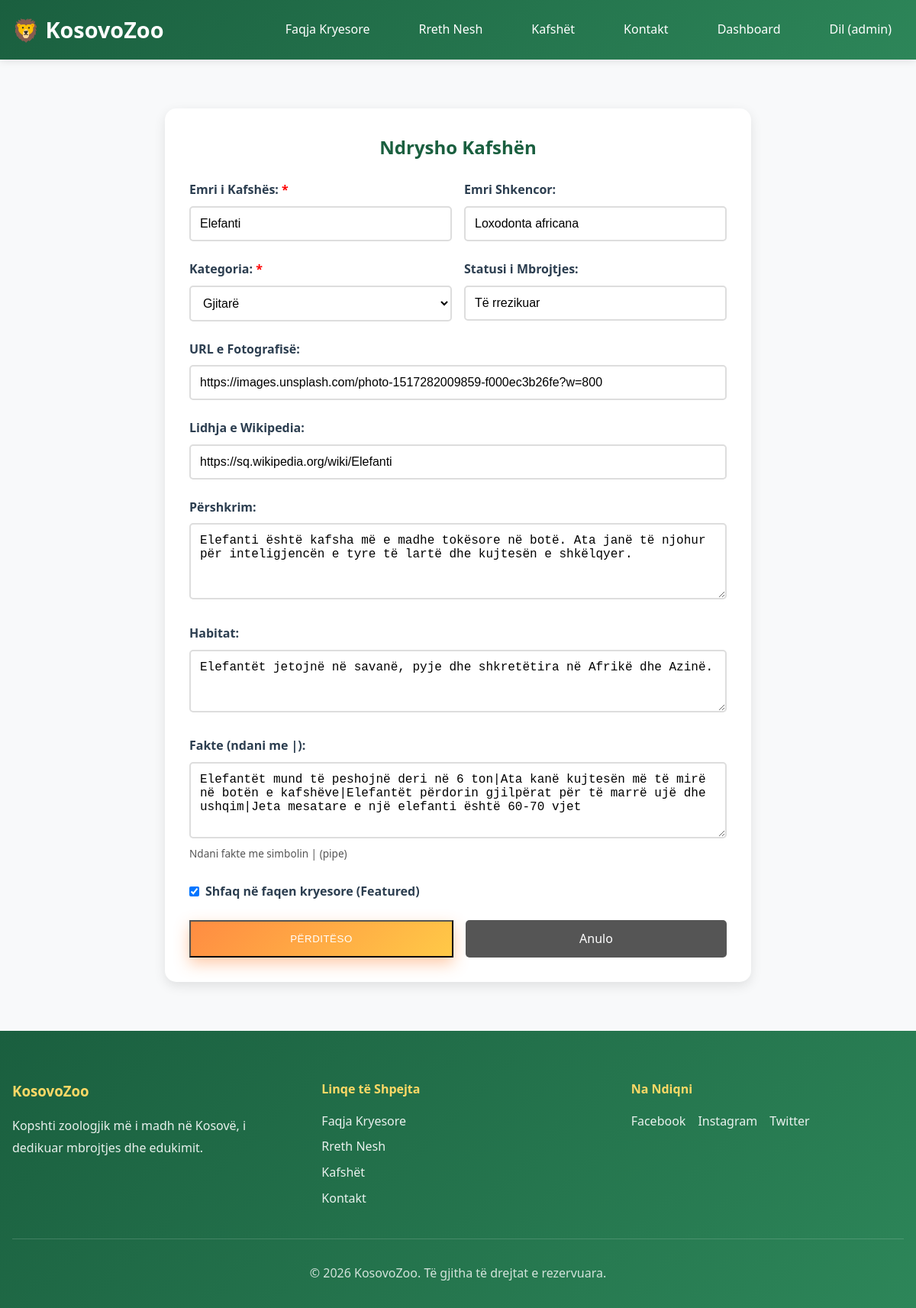
The page /admin/edit_animal.php?id=2 (signed in) on the database its author committed.
### tables this page shows
CREATE TABLE IF NOT EXISTS users (
    id INT AUTO_INCREMENT PRIMARY KEY,
    username VARCHAR(50) UNIQUE NOT NULL,
    email VARCHAR(100) UNIQUE NOT NULL,
    password VARCHAR(255) NOT NULL,
    role ENUM('admin', 'user') DEFAULT 'user',
    created_at TIMESTAMP DEFAULT CURRENT_TIMESTAMP
);

CREATE TABLE IF NOT EXISTS animals (
    id INT AUTO_INCREMENT PRIMARY KEY,
    name VARCHAR(100) NOT NULL,
    scientific_name VARCHAR(150),
    category VARCHAR(50) NOT NULL,
    image_url VARCHAR(500),
    wikipedia_link VARCHAR(500),
    description TEXT,
    habitat TEXT,
    conservation_status VARCHAR(100),
    facts TEXT,
    featured BOOLEAN DEFAULT 0,
    created_at TIMESTAMP DEFAULT CURRENT_TIMESTAMP,
    updated_at TIMESTAMP DEFAULT CURRENT_TIMESTAMP ON UPDATE CURRENT_TIMESTAMP
);

### config.php (called while the page is built, shortened)
<?php
$db_host = 'localhost';
$db_user = 'root';
$db_pass = '';
$db_name = 'zoo';
$conn = mysqli_connect($db_host, $db_user, $db_pass, $db_name);
mysqli_set_charset($conn, "utf8mb4");
function isLoggedIn() {
    return isset($_SESSION['user_id']);
}
function isAdmin() {
    return isset($_SESSION['role']) && $_SESSION['role'] === 'admin';
}
function getCurrentUser() {
    global $conn;
    $user_id = (int)$_SESSION['user_id'];
    $query = "SELECT id, username, email, role FROM users WHERE id = $user_id";
    $result = mysqli_query($conn, $query);
    return mysqli_fetch_assoc($result);
}

### admin/edit_animal.php (the view, shortened to what this page needs)
<?php
require_once __DIR__ . '/../config.php';
$animal_id = isset($_GET['id']) ? (int)$_GET['id'] : 0;
$query = "SELECT * FROM animals WHERE id = $animal_id";
$result = mysqli_query($conn, $query);
$animal = mysqli_fetch_assoc($result);
?>
<!DOCTYPE html>
<html lang="sq">
<head>
    <link rel="stylesheet" href="../styles.css">
</head>
<body>
    <?php
    include __DIR__ . '/../includes/header.php';
    ?>
    <section class="admin-form-section">
        <div class="permbajtje" style="max-width: 800px; margin: 0 auto;">
            <div style="background: white; padding: 2rem; border-radius: 15px; box-shadow: 0 5px 15px rgba(0,0,0,0.1); position: relative; z-index: 1;">
                <h2 style="text-align: center; color: var(--green-dark); margin-bottom: 1.5rem;">Ndrysho Kafshën</h2>
                <form method="POST" action="" style="position: relative; z-index: 10;">
                    <div style="display: grid; grid-template-columns: 1fr 1fr; gap: 1rem; margin-bottom: 1.5rem;">
                        <div>
                            <label style="display: block; margin-bottom: 0.5rem; color: var(--text-dark); font-weight: 600;">
                                Emri i Kafshës: <span style="color: red;">*</span>
                            </label>
                            <input type="text" name="name" required
                                   value="<?php echo htmlspecialchars($animal['name']); ?>"
                                   style="width: 100%; padding: 0.75rem; border: 2px solid #ddd; border-radius: 5px; font-size: 1rem; background: white;">
                        </div>
                        <div>
                            <label style="display: block; margin-bottom: 0.5rem; color: var(--text-dark); font-weight: 600;">
                                Emri Shkencor:
                            </label>
                            <input type="text" name="scientific_name"
                                   value="<?php echo htmlspecialchars($animal['scientific_name']); ?>"
                                   style="width: 100%; padding: 0.75rem; border: 2px solid #ddd; border-radius: 5px; font-size: 1rem; background: white;">
                        </div>
                    </div>
                    <div style="display: grid; grid-template-columns: 1fr 1fr; gap: 1rem; margin-bottom: 1.5rem;">
                        <div>
                            <label style="display: block; margin-bottom: 0.5rem; color: var(--text-dark); font-weight: 600;">
                                Kategoria: <span style="color: red;">*</span>
                            </label>
                            <select name="category" required
                                    style="width: 100%; padding: 0.75rem; border: 2px solid #ddd; border-radius: 5px; font-size: 1rem; background: white;">
                                <option value="Gjitarë" <?php echo $animal['category'] == 'Gjitarë' ? 'selected' : ''; ?>>Gjitarë</option>
                            </select>
                        </div>
                        <div>
                            <label style="display: block; margin-bottom: 0.5rem; color: var(--text-dark); font-weight: 600;">
                                Statusi i Mbrojtjes:
                            </label>
                            <input type="text" name="conservation_status"
                                   value="<?php echo htmlspecialchars($animal['conservation_status']); ?>"
                                   style="width: 100%; padding: 0.75rem; border: 2px solid #ddd; border-radius: 5px; font-size: 1rem; background: white;">
                        </div>
                    </div>
                    <div style="margin-bottom: 1.5rem;">
                        <label style="display: block; margin-bottom: 0.5rem; color: var(--text-dark); font-weight: 600;">
                            URL e Fotografisë:
                        </label>
                        <input type="url" name="image_url"
                               value="<?php echo htmlspecialchars($animal['image_url']); ?>"
                               style="width: 100%; padding: 0.75rem; border: 2px solid #ddd; border-radius: 5px; font-size: 1rem; background: white;">
                    </div>
                    <div style="margin-bottom: 1.5rem;">
                        <label style="display: block; margin-bottom: 0.5rem; color: var(--text-dark); font-weight: 600;">
                            Lidhja e Wikipedia:
                        </label>
                        <input type="url" name="wikipedia_link"
                               value="<?php echo htmlspecialchars($animal['wikipedia_link']); ?>"
                               style="width: 100%; padding: 0.75rem; border: 2px solid #ddd; border-radius: 5px; font-size: 1rem; background: white;">
                    </div>
                    <div style="margin-bottom: 1.5rem;">
                        <label style="display: block; margin-bottom: 0.5rem; color: var(--text-dark); font-weight: 600;">
                            Përshkrim:
                        </label>
                        <textarea name="description" rows="4"
                                  style="width: 100%; padding: 0.75rem; border: 2px solid #ddd; border-radius: 5px; font-size: 1rem; background: white; resize: vertical;"><?php echo htmlspecialchars($animal['description']); ?></textarea>
                    </div>
                    <div style="margin-bottom: 1.5rem;">
                        <label style="display: block; margin-bottom: 0.5rem; color: var(--text-dark); font-weight: 600;">
                            Habitat:
                        </label>
                        <textarea name="habitat" rows="3"
                                  style="width: 100%; padding: 0.75rem; border: 2px solid #ddd; border-radius: 5px; font-size: 1rem; background: white; resize: vertical;"><?php echo htmlspecialchars($animal['habitat']); ?></textarea>
                    </div>
                    <div style="margin-bottom: 1.5rem;">
                        <label style="display: block; margin-bottom: 0.5rem; color: var(--text-dark); font-weight: 600;">
                            Fakte (ndani me |):
                        </label>
                        <textarea name="facts" rows="4"
                                  style="width: 100%; padding: 0.75rem; border: 2px solid #ddd; border-radius: 5px; font-size: 1rem; background: white; resize: vertical;"><?php echo htmlspecialchars($animal['facts']); ?></textarea>
                        <small style="color: var(--text-medium); font-size: 0.85rem;">Ndani fakte me simbolin | (pipe)</small>
                    </div>
                    <div style="margin-bottom: 1.5rem;">
                        <label style="display: flex; align-items: center; gap: 0.5rem; color: var(--text-dark); font-weight: 600;">
                            <input type="checkbox" name="featured" value="1" <?php echo $animal['featured'] ? 'checked' : ''; ?>>
                            Shfaq në faqen kryesore (Featured)
                        </label>
                    </div>
                    <div style="display: flex; gap: 1rem;">
                        <button type="submit" class="buton butonkryesor" style="flex: 1; padding: 0.75rem; position: relative; z-index: 10;">
                            Përditëso
                        </button>
                        <a href="animals.php" class="buton" style="flex: 1; padding: 0.75rem; text-align: center; text-decoration: none; background: var(--text-medium); color: white; border-radius: 5px; position: relative; z-index: 10;">
                            Anulo
                        </a>
                    </div>
                </form>
            </div>
        </div>
    </section>
    <?php include __DIR__ . '/../includes/footer.php'; ?>
</body>
</html>

### includes/header.php (shortened to what this page needs)
<?php
$current_dir = dirname($_SERVER['PHP_SELF']);
$base_path = ($current_dir == '/admin' || strpos($current_dir, '/admin') !== false) ? '../' : '';
?>
<!DOCTYPE html>
<html lang="sq">
<head>
    <link rel="stylesheet" href="<?php echo $base_path; ?>styles.css?v=<?php echo time(); ?>">
</head>
<body>
    <header class="krye">
        <div class="permbajtje">
            <div class="logo">
                <h1><a href="<?php echo $base_path; ?>index.php" style="color:inherit;text-decoration:none;">🦁 KosovoZoo</a></h1>
            </div>
            <nav class="navigim">
                <ul>
                    <li><a href="<?php echo $base_path; ?>index.php" class="<?php echo basename($_SERVER['PHP_SELF']) == 'index.php' ? 'active' : ''; ?>">Faqja Kryesore</a></li>
                    <li><a href="<?php echo $base_path; ?>about.php" class="<?php echo basename($_SERVER['PHP_SELF']) == 'about.php' ? 'active' : ''; ?>">Rreth Nesh</a></li>
                    <li><a href="<?php echo $base_path; ?>animals.php" class="<?php echo basename($_SERVER['PHP_SELF']) == 'animals.php' ? 'active' : ''; ?>">Kafshët</a></li>
                    <li><a href="<?php echo $base_path; ?>contact.php" class="<?php echo basename($_SERVER['PHP_SELF']) == 'contact.php' ? 'active' : ''; ?>">Kontakt</a></li>
                    <?php if (function_exists('isLoggedIn') && isLoggedIn()): ?>
                        <?php
                        $currentUser = function_exists('getCurrentUser') ? getCurrentUser() : null;
                        if ($currentUser && function_exists('isAdmin') && isAdmin()):
                        ?>
                            <li><a href="<?php echo $base_path; ?>admin/dashboard.php">Dashboard</a></li>
                        <?php endif; ?>
                        <?php if ($currentUser): ?>
                            <li><a href="<?php echo $base_path; ?>logout.php">Dil (<?php echo htmlspecialchars($currentUser['username']); ?>)</a></li>
                        <?php else: ?>
                            <li><a href="<?php echo $base_path; ?>logout.php">Dil</a></li>
                        <?php endif; ?>
                    <?php else: ?>
                        <li><a href="<?php echo $base_path; ?>login.php">Hyr</a></li>
                        <li><a href="<?php echo $base_path; ?>signup.php">Regjistrohu</a></li>
                    <?php endif; ?>
                </ul>
            </nav>
        </div>
    </header>

### styles.css (style rules this page uses)
* { margin: 0; padding: 0; box-sizing: border-box; }
:root { --green-dark: #1a5f3f; --green-medium: #2d8659; --green-light: #4a9d73; --green-lighter: #6bb894; --green-lightest: #a8dcc4; --white: #ffffff; --white-off: #f8f9fa; --orange: #ff8c42; --orange-light: #ffa366; --yellow: #ffc947; --yellow-light: #ffd966; --text-dark: #2c3e50; --text-medium: #555; --text-light: #777; --spacing-xs: 0.5rem; --spacing-sm: 1rem; --spacing-md: 2rem; --spacing-lg: 3rem; --spacing-xl: 4rem; }
body { font-family: 'Segoe UI', Tahoma, Geneva, Verdana, sans-serif; line-height: 1.6; color: var(--text-dark); background-color: var(--white); }
.permbajtje { max-width: 1200px; margin: 0 auto; padding: 0 var(--spacing-sm); }
.krye { background: linear-gradient(135deg, var(--green-dark) 0%, var(--green-medium) 100%); color: var(--white); padding: var(--spacing-sm) 0; position: sticky; top: 0; z-index: 1000; box-shadow: 0 2px 10px rgba(0, 0, 0, 0.1); }
.krye .permbajtje { display: flex; justify-content: space-between; align-items: center; }
.logo h1 { font-size: 1.8rem; font-weight: bold; }
.navigim ul { display: flex; list-style: none; gap: var(--spacing-md); }
.navigim a { color: var(--white); text-decoration: none; font-weight: 500; transition: color 0.3s ease; padding: var(--spacing-xs) var(--spacing-sm); border-radius: 5px; }
.butonkryesor { background: linear-gradient(135deg, var(--orange) 0%, var(--yellow) 100%); color: var(--white); box-shadow: 0 8px 20px rgba(255, 140, 66, 0.45); letter-spacing: 0.5px; text-transform: uppercase; position: relative; overflow: hidden; }
.butonkryesor::after { content: ''; position: absolute; top: 0; left: -50%; width: 50%; height: 100%; background: linear-gradient(120deg, rgba(255, 255, 255, 0.5), transparent); transform: skewX(-25deg); opacity: 0; transition: all 0.4s ease; }
section { padding: var(--spacing-xl) 0; }
.admin-form-section { padding: var(--spacing-xl) 0; background-color: var(--white-off); }
input[type="text"], input[type="email"], input[type="password"] { pointer-events: auto !important; user-select: text !important; -webkit-user-select: text !important; -moz-user-select: text !important; -ms-user-select: text !important; }
form { pointer-events: auto !important; }
form input { pointer-events: auto !important; }

### rows shown on the page
users: username "admin"
animals: name "Elefanti", scientific_name "Loxodonta africana", category "Gjitarë", conservation_status "Të rrezikuar", image_url "https://images.unsplash.com/photo-1517282009859-f000ec3b26fe?w=800", wikipedia_link "https://sq.wikipedia.org/wiki/Elefanti", description "Elefanti është kafsha më e madhe tokësore në botë. Ata janë të njohur për inteligjencën e tyre të lartë dhe kujtesën e shkëlqyer.", habitat "Elefantët jetojnë në savanë, pyje dhe shkretëtira në Afrikë dhe Azinë.", facts "Elefantët mund të peshojnë deri në 6 ton|Ata kanë kujtesën më të mirë në botën e kafshëve|Elefantët përdorin gjilpërat për të marrë ujë dhe ushqim|Jeta mesatare e një elefanti është 60-70 vjet", featured "☑"
